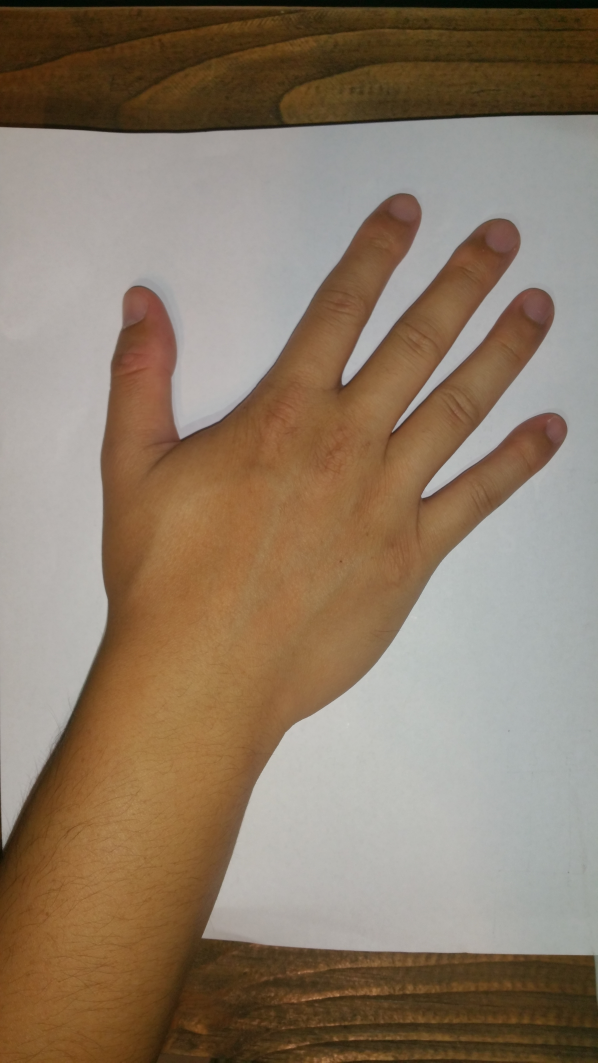
#> input picture hand.jpg, 2988 x 5312 px (shown at 1/5 size)
$ python image_processing.py
#> lines starting #> are read from the running program, lines starting #| are printed output that depends on the picture
import cv2
import numpy as np
#Read Image
img = cv2.imread('hand.jpg')
#> img is the input picture: shape (5312, 2988, 3); mean B, G, R 103.7, 123.1, 141.3

test = img[0,0]
#> test = [7, 14, 7]
#median = cv2.medianBlur(img,5)

#Resize Image
img2 = cv2.resize(img,None,fx=0.10, fy=0.10, interpolation = cv2.INTER_CUBIC)
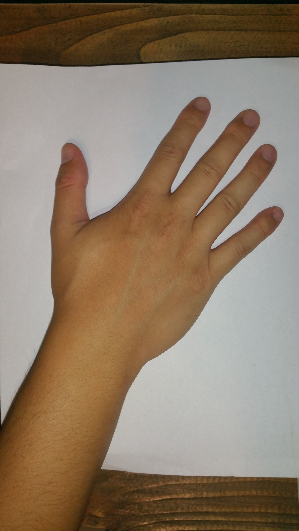
#> img2: shape (531, 299, 3); mean B, G, R 103.7, 123.2, 141.4

#Applying Grayscale filter to image
gray = cv2.cvtColor(img2, cv2.COLOR_BGR2GRAY)
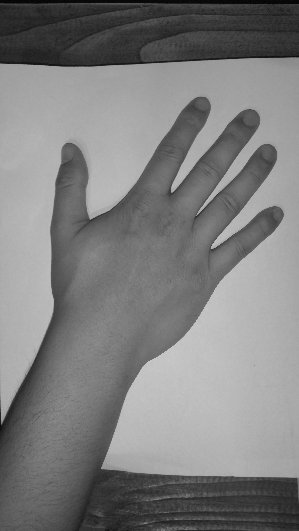
#> gray: shape (531, 299); min 3, max 202, mean 126.4
cv2.imwrite('graytest.jpg',gray)

#Apply BilateralFilter
blur = cv2.bilateralFilter(gray,10,100,100)
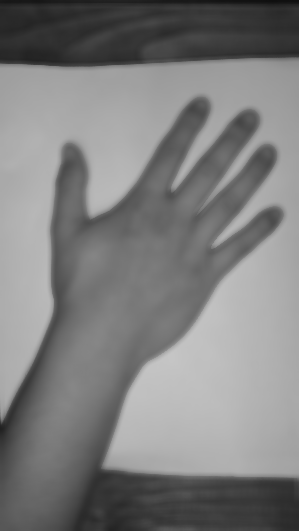
#> blur: shape (531, 299); min 15, max 197, mean 126.4
cv2.imwrite('blurtest.jpg',blur)

#Apply Edge Detetion
edges = cv2.Canny(gray,100,255)
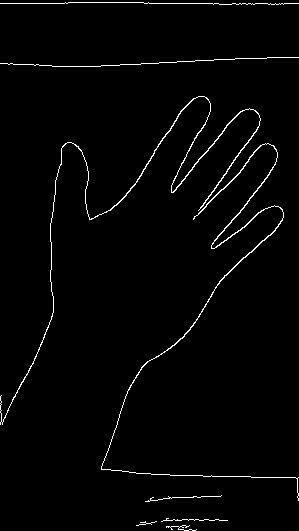
#> edges: shape (531, 299); 1.9% white in thin lines or dots
cv2.imwrite('edgetest.jpg',edges)
#print test
#print test
"""
# testing some file reading
#kernal = open('test.txt', 'r')
#print kernal.read()
kernal = [1, 0, 1,
          0, 1, 0,
          1, 0, 1]

#multiply each pixial with kernal
for p in range(0,299)
for u in range(0,299)
for l in range(0,4)
 for o in range(0,9)

    kernal[o]*img[p,u,l]
q=kernal[0]*image[0,0,0]
kernal[1]*image[0,1,0]
kernal[2]*image[0,2,0]
kernal[3]*image[1,0,0]
kernal[4]*image[1,1,0]
kernal[5]*image[1,2,0]
kernal[6]*image[2,0,0]
kernal[7]*image[2,1,0]
kernal[8]*image[2,2,0]


#print array1[1]
s=0
for z in range(0,3):
 s = s + kernal[z]
 print s

#Display Image
#cv2.imshow('image',img)
# Scaling factor (fx= , fy= )

print img2[0,0,1]
print img2 [0,0]
#255 = black, 0=white
for x in range(0, 299):
  for y in range (0,299):
   img2 [x,y] =[0,255,255]
"""

#Applying Grayscale filter to image
#gray = cv2.cvtColor(blur, cv2.COLOR_BGR2GRAY)


#Saving filtered image to new file
#cv2.imwrite('graytest.jpg',img3)

#Convolution is simple an element-wise multiplacation of two matrices followed by a sum
# two matrices, both with the same dimensions
# multiple them, element by element (not dot product just simple multiplacation)
# sum the elements together
